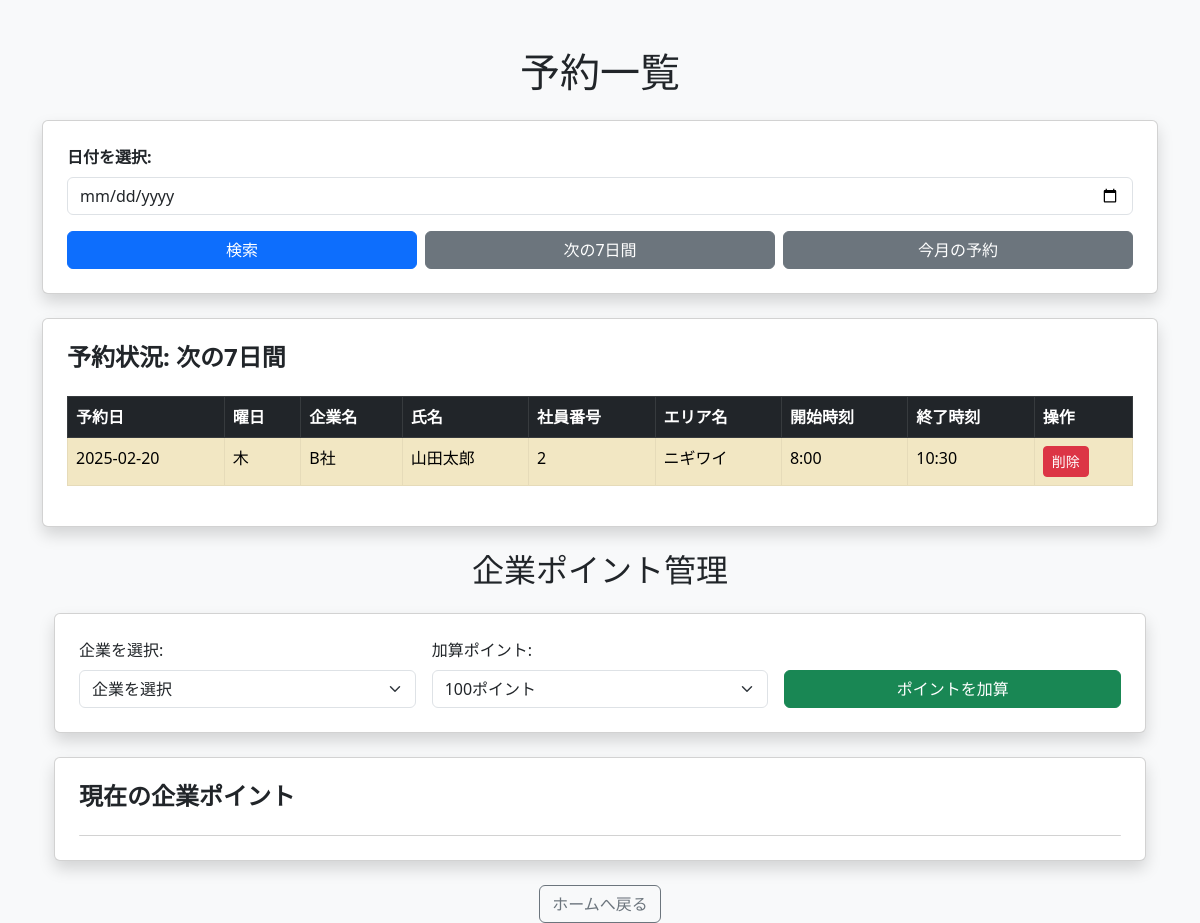
/reservations_list?range=7days, run on an earlier commit of the app's database.
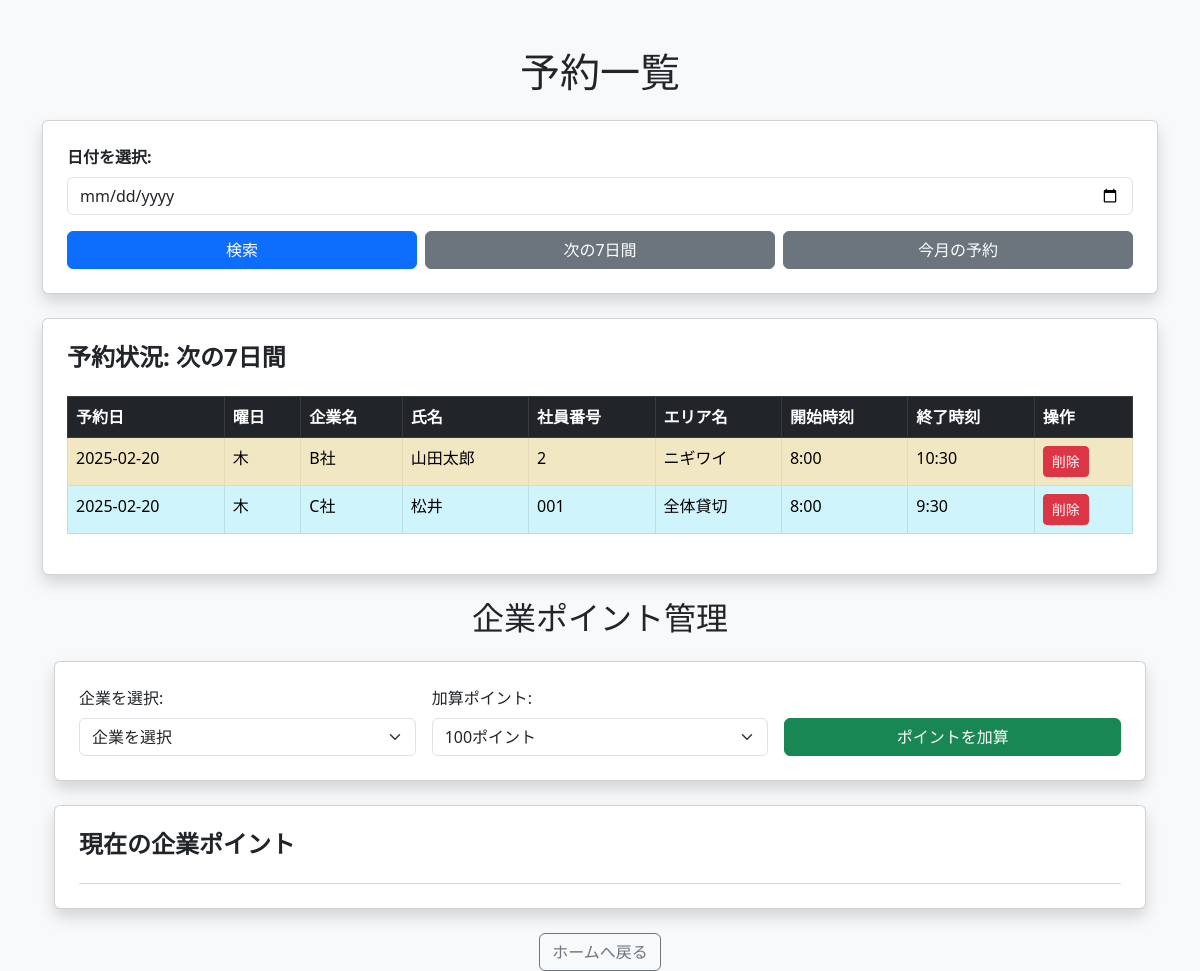
And on a later commit of the database.
### app.py (models this page shows)
class Reservation(db.Model):
    id = db.Column(db.Integer, primary_key=True)
    company = db.Column(db.String(50), nullable=False)  # 企業名
    name = db.Column(db.String(100), nullable=False)  # 氏名
    employee_id = db.Column(db.String(20), nullable=False)  # 社員番号
    area = db.Column(db.String(100), nullable=False)  # 予約エリア（複数選択可能）
    date = db.Column(db.Date, nullable=False)  # ✅ String → Date に変更
    start_time = db.Column(db.String(5), nullable=False)
    end_time = db.Column(db.String(5), nullable=False)
    created_at = db.Column(db.DateTime, default=datetime.utcnow)

### app.py (the view)
@app.route('/reservations_list', methods=['GET'])
def reservations_list():
    date = request.args.get('date')
    range_type = request.args.get('range')
    today = datetime.today().strftime('%Y-%m-%d')
    if range_type == "7days":
        end_date = (datetime.today() + timedelta(days=7)).strftime('%Y-%m-%d')
        reservations = Reservation.query.filter(
            and_(Reservation.date >= today, Reservation.date <= end_date)
        ).order_by(Reservation.date, Reservation.start_time).all()
    elif range_type == "month":
        end_date = (datetime.today().replace(day=1) + timedelta(days=31)).strftime('%Y-%m-%d')
        reservations = Reservation.query.filter(
            and_(Reservation.date >= today, Reservation.date <= end_date)
        ).order_by(Reservation.date, Reservation.start_time).all()
    elif date:
        try:
            date = datetime.strptime(date, "%Y-%m-%d").date()  # ✅ ここで型変換をチェック
        except ValueError:
            date = None
        reservations = Reservation.query.filter_by(date=date).order_by(Reservation.start_time).all()
    else:
        reservations = []
    return render_template('reservations_list.html', reservations=reservations, selected_date=date, range_type=range_type)

### templates/reservations_list.html (shortened to what this page needs)
<!DOCTYPE html>
<html lang="ja">
<head>
    <link href="https://cdn.jsdelivr.net/npm/bootstrap@5.3.0/dist/css/bootstrap.min.css" rel="stylesheet">
</head>
<body class="bg-light">
    <div class="container mt-5">
        <h1 class="text-center mb-4">予約一覧</h1>
        <div class="card shadow p-4">
            <form method="get" action="/reservations_list">
                <div class="mb-3">
                    <label for="date" class="form-label fw-bold">日付を選択:</label>
                    <input type="date" id="date" name="date" class="form-control" required>
                </div>
                <div class="d-flex gap-2">
                    <button type="submit" class="btn btn-primary w-100">検索</button>
                    <a href="/reservations_list?range=7days" class="btn btn-secondary w-100">次の7日間</a>
                    <a href="/reservations_list?range=month" class="btn btn-secondary w-100">今月の予約</a>
                </div>
            </form>
        </div>
        <div class="card shadow p-4 mt-4">
            <h4 class="fw-bold">予約状況:
                {{ selected_date if selected_date else ("次の7日間" if range_type == "7days" else "今月の予約" if range_type == "month" else "日付を選択してください") }}
            </h4>
            {% if reservations %}
            <div class="table-responsive">
                <table class="table table-striped table-hover table-bordered mt-3">
                    <thead class="table-dark">
                        <tr>
                            <th>予約日</th>
                            <th>曜日</th>
                            <th>企業名</th>
                            <th>氏名</th>
                            <th>社員番号</th>
                            <th>エリア名</th>
                            <th>開始時刻</th>
                            <th>終了時刻</th>
                            <th>操作</th>
                        </tr>
                    </thead>
                    <tbody>
                        {% for reservation in reservations %}
                        <tr class="{% if 'キヅキ' in reservation.area %}table-danger{% elif 'オチツキ' in reservation.area %}table-success{% elif 'シタシミ' in reservation.area %}table-primary{% elif 'ニギワイ' in reservation.area %}table-warning{% elif '貸切' in reservation.area %}table-info{% endif %}">
                            <td>{{ reservation.date }}</td>
                            <td>{{ reservation.date.strftime('%A') | replace('Monday', '月') | replace('Tuesday', '火') | replace('Wednesday', '水') | replace('Thursday', '木') | replace('Friday', '金') | replace('Saturday', '土') | replace('Sunday', '日') }}</td>
                            <td>{{ reservation.company }}</td>
                            <td>{{ reservation.name }}</td>
                            <td>{{ reservation.employee_id }}</td>
                            <td>{{ reservation.area if reservation.area else "未設定" }}</td>
                            <td>{{ reservation.start_time }}</td>
                            <td>{{ reservation.end_time }}</td>
                            <td>
                                <form action="{{ url_for('delete_reservation', reservation_id=reservation.id) }}" method="post">
                                    <button type="submit" class="btn btn-danger btn-sm" onclick="return confirm('本当に削除しますか？');">削除</button>
                                </form>
                            </td>
                        </tr>
                        {% endfor %}
                    </tbody>
                </table>
            </div>
            {% else %}
                <p class="text-muted">この期間に予約はありません。</p>
            {% endif %}
        </div>
        <div class="container mt-4">
            <h2 class="text-center mb-4">企業ポイント管理</h2>
            <div class="card shadow p-4 mb-4">
                <form action="/add_points" method="post" class="row g-3">
                    <div class="col-md-4">
                        <label for="company" class="form-label">企業を選択:</label>
                        <select name="company" id="company" class="form-select" required>
                            <option value="">企業を選択</option>
                        </select>
                    </div>
                    <div class="col-md-4">
                        <label for="points" class="form-label">加算ポイント:</label>
                        <select name="points" id="points" class="form-select" required>
                            <option value="100">100ポイント</option>
                        </select>
                    </div>
                    <div class="col-md-4 d-flex align-items-end">
                        <button type="submit" class="btn btn-success w-100">ポイントを加算</button>
                    </div>
                </form>
            </div>
            <div class="card shadow p-4">
                <h4 class="fw-bold">現在の企業ポイント</h4>
                <ul id="company_points_list" class="list-group mt-3">
                </ul>
            </div>
        </div>
<link href="https://cdn.jsdelivr.net/npm/fullcalendar@6.1.8/main.min.css" rel="stylesheet">
        <div class="text-center mt-4">
            <a href="/" class="btn btn-outline-secondary">ホームへ戻る</a>
        </div>
    </div>
</body>
</html>

What changed in the data, as far as the page shows it:
added Reservation: date "2025-02-20", date "木", company "C社", name "松井", employee_id "001", area "全体貸切", start_time "8:00", end_time "9:30"
